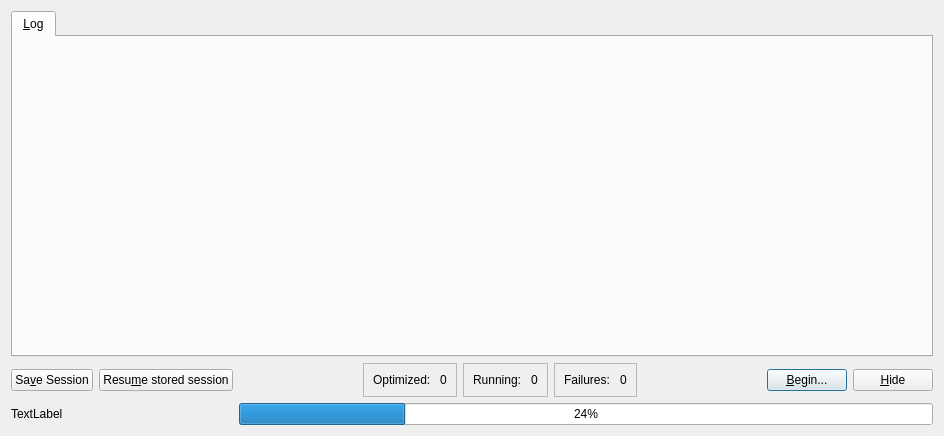
<?xml version="1.0" encoding="UTF-8"?>
<ui version="4.0">
 <class>GlobalSearchDialog</class>
 <widget class="QDialog" name="GlobalSearchDialog">
  <property name="geometry">
   <rect>
    <x>0</x>
    <y>0</y>
    <width>944</width>
    <height>436</height>
   </rect>
  </property>
  <property name="sizePolicy">
   <sizepolicy hsizetype="Preferred" vsizetype="Preferred">
    <horstretch>0</horstretch>
    <verstretch>0</verstretch>
   </sizepolicy>
  </property>
  <property name="windowTitle">
   <string>Generic Global Search Dialog Window</string>
  </property>
  <layout class="QGridLayout" name="gridLayout">
   <item row="4" column="8">
    <widget class="QPushButton" name="push_hide">
     <property name="sizePolicy">
      <sizepolicy hsizetype="Fixed" vsizetype="Fixed">
       <horstretch>0</horstretch>
       <verstretch>0</verstretch>
      </sizepolicy>
     </property>
     <property name="text">
      <string>&amp;Hide</string>
     </property>
     <property name="autoDefault">
      <bool>false</bool>
     </property>
    </widget>
   </item>
   <item row="4" column="7">
    <widget class="QPushButton" name="push_begin">
     <property name="sizePolicy">
      <sizepolicy hsizetype="Fixed" vsizetype="Fixed">
       <horstretch>0</horstretch>
       <verstretch>0</verstretch>
      </sizepolicy>
     </property>
     <property name="text">
      <string>&amp;Begin...</string>
     </property>
    </widget>
   </item>
   <item row="4" column="0">
    <widget class="QPushButton" name="push_save">
     <property name="text">
      <string>Sa&amp;ve Session</string>
     </property>
    </widget>
   </item>
   <item row="4" column="1">
    <widget class="QPushButton" name="push_resume">
     <property name="text">
      <string>Resu&amp;me stored session</string>
     </property>
    </widget>
   </item>
   <item row="4" column="3">
    <widget class="QFrame" name="frame">
     <property name="frameShape">
      <enum>QFrame::StyledPanel</enum>
     </property>
     <property name="frameShadow">
      <enum>QFrame::Raised</enum>
     </property>
     <layout class="QGridLayout" name="gridLayout_2">
      <item row="0" column="0">
       <widget class="QLabel" name="label">
        <property name="text">
         <string>Optimized: </string>
        </property>
       </widget>
      </item>
      <item row="0" column="1">
       <widget class="QLabel" name="label_opt">
        <property name="text">
         <string>0</string>
        </property>
       </widget>
      </item>
     </layout>
    </widget>
   </item>
   <item row="4" column="4">
    <widget class="QFrame" name="frame_2">
     <property name="frameShape">
      <enum>QFrame::StyledPanel</enum>
     </property>
     <property name="frameShadow">
      <enum>QFrame::Raised</enum>
     </property>
     <layout class="QGridLayout" name="gridLayout_3">
      <item row="0" column="0">
       <widget class="QLabel" name="label_3">
        <property name="text">
         <string>Running: </string>
        </property>
       </widget>
      </item>
      <item row="0" column="1">
       <widget class="QLabel" name="label_run">
        <property name="text">
         <string>0</string>
        </property>
       </widget>
      </item>
     </layout>
    </widget>
   </item>
   <item row="4" column="5">
    <widget class="QFrame" name="frame_4">
     <property name="frameShape">
      <enum>QFrame::StyledPanel</enum>
     </property>
     <property name="frameShadow">
      <enum>QFrame::Raised</enum>
     </property>
     <layout class="QGridLayout" name="gridLayout_5">
      <item row="0" column="0">
       <widget class="QLabel" name="label_7">
        <property name="text">
         <string>Failures: </string>
        </property>
       </widget>
      </item>
      <item row="0" column="1">
       <widget class="QLabel" name="label_fail">
        <property name="text">
         <string>0</string>
        </property>
       </widget>
      </item>
     </layout>
    </widget>
   </item>
   <item row="2" column="0" colspan="9">
    <widget class="QTabWidget" name="tabs">
     <property name="currentIndex">
      <number>0</number>
     </property>
     <widget class="QWidget" name="tab_log">
      <attribute name="title">
       <string>&amp;Log</string>
      </attribute>
      <layout class="QGridLayout" name="gridLayout_7"/>
     </widget>
    </widget>
   </item>
   <item row="4" column="6">
    <spacer name="horizontalSpacer">
     <property name="orientation">
      <enum>Qt::Horizontal</enum>
     </property>
     <property name="sizeHint" stdset="0">
      <size>
       <width>40</width>
       <height>20</height>
      </size>
     </property>
    </spacer>
   </item>
   <item row="4" column="2">
    <spacer name="horizontalSpacer_2">
     <property name="orientation">
      <enum>Qt::Horizontal</enum>
     </property>
     <property name="sizeHint" stdset="0">
      <size>
       <width>40</width>
       <height>20</height>
      </size>
     </property>
    </spacer>
   </item>
   <item row="5" column="0" colspan="2">
    <widget class="QLabel" name="label_prog">
     <property name="text">
      <string>TextLabel</string>
     </property>
    </widget>
   </item>
   <item row="5" column="2" colspan="7">
    <widget class="QProgressBar" name="progbar">
     <property name="value">
      <number>24</number>
     </property>
    </widget>
   </item>
  </layout>
 </widget>
 <tabstops>
  <tabstop>tabs</tabstop>
  <tabstop>push_save</tabstop>
  <tabstop>push_resume</tabstop>
  <tabstop>push_begin</tabstop>
  <tabstop>push_hide</tabstop>
 </tabstops>
 <resources/>
 <connections/>
</ui>
